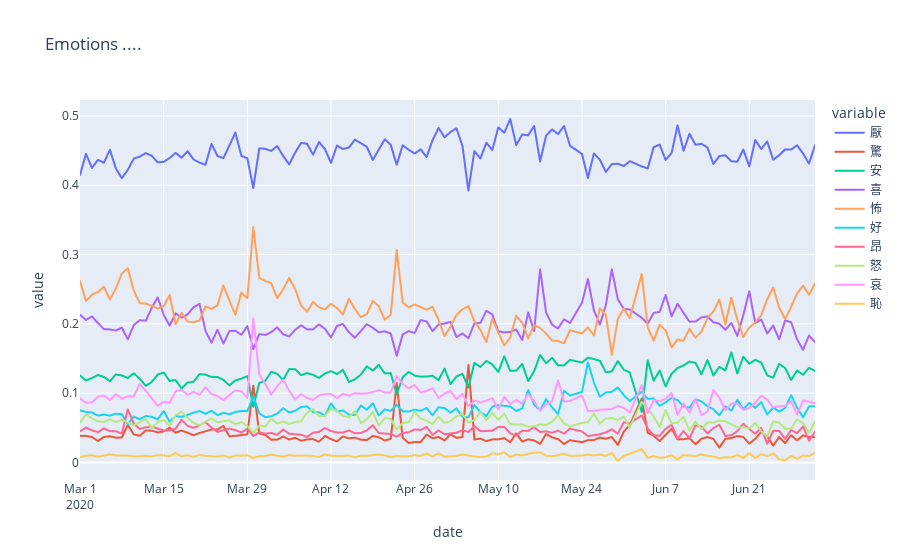

Write notebook code for a chart like this one.
### Markdown cell above
### (参考) ML-Ask の出力する全ての感情をカウントするコード

### Code cell
# ML-Ask の出力する結果のうち emotion を用いた結果
from mlask import MLAsk
import datetime
import sys

'''
ファイルの形式は
status_id \t retweet_count \t favorite_coun \t text
'''
def emotion_estimation(filename, emotions, verb=False):
    import os
    if os.path.exists(filename) is False:
        return []
    
    emotion_analyzer = MLAsk()
    
    emotion_counter = dict()
    for emotion in emotions:
        emotion_counter[emotion] = 0
        
    emotional_tweet_counter = 0
    # 開始時刻をメモ
    # start_time = datetime.datetime.now()
    
    with open(filename, "r", encoding='utf-8') as f:
        for line in f.readlines():
            # 何故か分からないが，(id, retweet_count 等が含まれないテキストのみの行が存在する
            try:
                status_id, retweet_count, favorite_count, text = line.rstrip('\n').split('\t')
            except ValueError:
                continue
                # pass
                # print(line)
                # sys.exit(1)
                
            status_id = int(status_id)
            retweet_count = int(retweet_count)
            favorite_count = int(favorite_count)
            
            # URL を含むツイートを排除（超簡易版の実装）
            if "http" in text:
                continue
                
            emotion = emotion_analyzer.analyze(text)['emotion']
            if emotion is not None:
                emotional_tweet_counter += 1
                
                # デバッグ用の表示
                if verb == True:
                    print("--------------------")
                    print(text)
                    print(emotion)
                    
                for k in emotion:
                    # print(k)
                    try:
                        emotion_counter[k] += 1
                    except:
                        emotion_counter[k] = 1
    
    for key in emotion_counter:
        emotion_counter[key] /= emotional_tweet_counter
        
    return emotion_counter

def set_period(from_year, from_month, from_day, until_year, until_month, until_day):
    data = list()
    # d = datetime.datetime(2020, 4, 1)
    d = datetime.datetime(from_year, from_month, from_day)
    while(True):
        if d > datetime.datetime(until_year, until_month, until_day): break
        data.append("{}{:02d}{:02d}".format(d.year, d.month, d.day))
        d += datetime.timedelta(days=1)
    return data

if __name__ == '__main__':
    # 開始時刻をメモ
    start_time = datetime.datetime.now()
    
    results = dict()

    emotions = ['iya', 'odoroki', 'yasu', 'yorokobi', 'kowa', 'suki', 'takaburi', 'ikari', 'aware', 'haji']
    j_emotions = {'iya':'厭', 'odoroki':'驚', 'yasu':'安', 'yorokobi':'喜', 'kowa':'怖', 'suki':'好', 'takaburi':'昂', 'ikari':'怒', 'aware':'哀', 'haji':'恥'}

    dates = set_period(2020, 3, 1, 2020, 7, 2)
    for d in dates:
        if d == "20200523": continue # データ取り忘れのため
        filename = "/home/muto/Dropbox/ExpSSE3/Tweets/{}_MERS.txt".format(d)
        # print(filename)
        emotion_counter = emotion_estimation(filename, emotions)
        print(emotion_counter, file=sys.stderr)
        
        # データを取れていない日に対処するための措置
        if emotion_counter == []: continue
            
        results[d] = emotion_counter
    
    # 終了時刻をメモ
    end_time = datetime.datetime.now()
    
    print("処理時間 {}".format(end_time - start_time))
    
    import pandas as pd
    df = pd.DataFrame(columns=['date']+emotions)
    
    for d in dates:
        dt = datetime.datetime(int(d[0:4]), int(d[4:6]), int(d[6:8]))
        try:
            df = df.append(pd.DataFrame([[dt, results[d]['iya'], results[d]['odoroki'], results[d]['yasu'],
                                          results[d]['yorokobi'], results[d]['kowa'],results[d]['suki'],
                                          results[d]['takaburi'], results[d]['ikari'], results[d]['aware'],
                                          results[d]['haji']]],
                                         columns=['date']+emotions))
        except:
            pass # データを取れていない日に対処するための措置
    
    df = df.rename(columns=j_emotions)
    
    print(df)
    
    import plotly_express as px
    df_melt = df.melt(id_vars='date', value_vars=j_emotions.values()) # value_vars=emotions)
    fig = px.line(df_melt, x="date", y="value", color='variable',
                  title="Emotions ....")
    fig.show()
    
    # matplotlib による可視化
    '''
    import matplotlib.pyplot as plt
    from matplotlib.font_manager import FontProperties
    fp = FontProperties(fname=r'/usr/share/fonts/truetype/fonts-japanese-gothic.ttf', size=16)

    for emotion in emotions:
        x = []
        for d in dates:
            try:
                x.append(results[d][emotion])
            except:
                # 当該の感情が全く含まれない場合はゼロとする (「恥」が少ない傾向にあるため)
                x.append(0)
        plt.plot(dates, x, label=j_emotions[emotion])
    plt.legend(loc='best', prop=fp)
    plt.savefig('result.png')
    plt.show()
    '''
